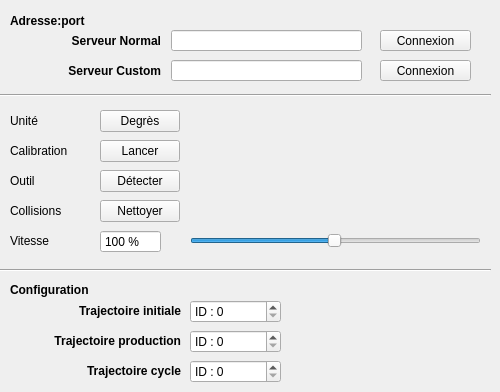
      <widget class="QWidget" name="options">
       <attribute name="title">
        <string>Options</string>
       </attribute>
       <widget class="QPushButton" name="niryo_connexion_s2">
        <property name="geometry">
         <rect>
          <x>380</x>
          <y>60</y>
          <width>91</width>
          <height>21</height>
         </rect>
        </property>
        <property name="text">
         <string>Connexion</string>
        </property>
       </widget>
       <widget class="QLineEdit" name="niryo_host_s2">
        <property name="geometry">
         <rect>
          <x>171</x>
          <y>60</y>
          <width>191</width>
          <height>21</height>
         </rect>
        </property>
        <property name="inputMask">
         <string/>
        </property>
        <property name="text">
         <string/>
        </property>
       </widget>
       <widget class="QPushButton" name="niryo_connexion_s1">
        <property name="geometry">
         <rect>
          <x>380</x>
          <y>30</y>
          <width>91</width>
          <height>21</height>
         </rect>
        </property>
        <property name="text">
         <string>Connexion</string>
        </property>
       </widget>
       <widget class="QLineEdit" name="niryo_host_s1">
        <property name="geometry">
         <rect>
          <x>171</x>
          <y>30</y>
          <width>191</width>
          <height>21</height>
         </rect>
        </property>
        <property name="inputMask">
         <string/>
        </property>
        <property name="text">
         <string/>
        </property>
       </widget>
       <widget class="QLabel" name="label_23">
        <property name="geometry">
         <rect>
          <x>40</x>
          <y>60</y>
          <width>121</width>
          <height>21</height>
         </rect>
        </property>
        <property name="font">
         <font>
          <bold>true</bold>
         </font>
        </property>
        <property name="text">
         <string>Serveur Custom</string>
        </property>
        <property name="alignment">
         <set>Qt::AlignRight|Qt::AlignTrailing|Qt::AlignVCenter</set>
        </property>
       </widget>
       <widget class="QLabel" name="label_21">
        <property name="geometry">
         <rect>
          <x>10</x>
          <y>10</y>
          <width>101</width>
          <height>21</height>
         </rect>
        </property>
        <property name="font">
         <font>
          <bold>true</bold>
         </font>
        </property>
        <property name="text">
         <string>Adresse:port</string>
        </property>
        <property name="wordWrap">
         <bool>false</bool>
        </property>
       </widget>
       <widget class="QLabel" name="label_22">
        <property name="geometry">
         <rect>
          <x>40</x>
          <y>30</y>
          <width>121</width>
          <height>21</height>
         </rect>
        </property>
        <property name="font">
         <font>
          <bold>true</bold>
         </font>
        </property>
        <property name="text">
         <string>Serveur Normal</string>
        </property>
        <property name="alignment">
         <set>Qt::AlignRight|Qt::AlignTrailing|Qt::AlignVCenter</set>
        </property>
       </widget>
       <widget class="QLabel" name="label_28">
        <property name="geometry">
         <rect>
          <x>10</x>
          <y>110</y>
          <width>91</width>
          <height>21</height>
         </rect>
        </property>
        <property name="text">
         <string>Unité</string>
        </property>
       </widget>
       <widget class="QPushButton" name="niryo_unite">
        <property name="geometry">
         <rect>
          <x>100</x>
          <y>110</y>
          <width>80</width>
          <height>22</height>
         </rect>
        </property>
        <property name="text">
         <string>Degrès</string>
        </property>
       </widget>
       <widget class="QLabel" name="label_32">
        <property name="geometry">
         <rect>
          <x>10</x>
          <y>140</y>
          <width>91</width>
          <height>21</height>
         </rect>
        </property>
        <property name="text">
         <string>Calibration</string>
        </property>
       </widget>
       <widget class="QPushButton" name="niryo_lancer_calibration">
        <property name="geometry">
         <rect>
          <x>100</x>
          <y>140</y>
          <width>80</width>
          <height>22</height>
         </rect>
        </property>
        <property name="text">
         <string>Lancer</string>
        </property>
       </widget>
       <widget class="QLabel" name="label_45">
        <property name="geometry">
         <rect>
          <x>10</x>
          <y>170</y>
          <width>91</width>
          <height>21</height>
         </rect>
        </property>
        <property name="text">
         <string>Outil</string>
        </property>
       </widget>
       <widget class="QPushButton" name="niryo_detecter_outil">
        <property name="geometry">
         <rect>
          <x>100</x>
          <y>170</y>
          <width>80</width>
          <height>22</height>
         </rect>
        </property>
        <property name="text">
         <string>Détecter</string>
        </property>
       </widget>
       <widget class="QLabel" name="label_46">
        <property name="geometry">
         <rect>
          <x>10</x>
          <y>200</y>
          <width>91</width>
          <height>21</height>
         </rect>
        </property>
        <property name="text">
         <string>Collisions</string>
        </property>
       </widget>
       <widget class="QPushButton" name="niryo_nettoyer_colisions">
        <property name="geometry">
         <rect>
          <x>100</x>
          <y>200</y>
          <width>80</width>
          <height>22</height>
         </rect>
        </property>
        <property name="text">
         <string>Nettoyer</string>
        </property>
       </widget>
       <widget class="QLabel" name="label_48">
        <property name="geometry">
         <rect>
          <x>10</x>
          <y>230</y>
          <width>91</width>
          <height>21</height>
         </rect>
        </property>
        <property name="text">
         <string>Vitesse</string>
        </property>
       </widget>
       <widget class="QSlider" name="niryo_vitesse">
        <property name="geometry">
         <rect>
          <x>190</x>
          <y>230</y>
          <width>291</width>
          <height>21</height>
         </rect>
        </property>
        <property name="minimum">
         <number>1</number>
        </property>
        <property name="maximum">
         <number>200</number>
        </property>
        <property name="pageStep">
         <number>10</number>
        </property>
        <property name="value">
         <number>100</number>
        </property>
        <property name="sliderPosition">
         <number>100</number>
        </property>
        <property name="orientation">
         <enum>Qt::Horizontal</enum>
        </property>
       </widget>
       <widget class="QSpinBox" name="niryo_vitesse_spin">
        <property name="geometry">
         <rect>
          <x>100</x>
          <y>230</y>
          <width>61</width>
          <height>23</height>
         </rect>
        </property>
        <property name="focusPolicy">
         <enum>Qt::NoFocus</enum>
        </property>
        <property name="readOnly">
         <bool>true</bool>
        </property>
        <property name="buttonSymbols">
         <enum>QAbstractSpinBox::NoButtons</enum>
        </property>
        <property name="suffix">
         <string> %</string>
        </property>
        <property name="minimum">
         <number>1</number>
        </property>
        <property name="maximum">
         <number>200</number>
        </property>
        <property name="value">
         <number>100</number>
        </property>
       </widget>
       <widget class="Line" name="line_11">
        <property name="geometry">
         <rect>
          <x>0</x>
          <y>85</y>
          <width>491</width>
          <height>20</height>
         </rect>
        </property>
        <property name="orientation">
         <enum>Qt::Horizontal</enum>
        </property>
       </widget>
       <widget class="Line" name="line_18">
        <property name="geometry">
         <rect>
          <x>0</x>
          <y>260</y>
          <width>491</width>
          <height>20</height>
         </rect>
        </property>
        <property name="orientation">
         <enum>Qt::Horizontal</enum>
        </property>
       </widget>
       <widget class="QLabel" name="label_71">
        <property name="geometry">
         <rect>
          <x>0</x>
          <y>300</y>
          <width>181</width>
          <height>21</height>
         </rect>
        </property>
        <property name="font">
         <font>
          <bold>true</bold>
         </font>
        </property>
        <property name="text">
         <string>Trajectoire initiale</string>
        </property>
        <property name="alignment">
         <set>Qt::AlignRight|Qt::AlignTrailing|Qt::AlignVCenter</set>
        </property>
       </widget>
       <widget class="QLabel" name="label_70">
        <property name="geometry">
         <rect>
          <x>10</x>
          <y>280</y>
          <width>101</width>
          <height>20</height>
         </rect>
        </property>
        <property name="font">
         <font>
          <bold>true</bold>
         </font>
        </property>
        <property name="text">
         <string>Configuration</string>
        </property>
       </widget>
       <widget class="QLabel" name="label_72">
        <property name="geometry">
         <rect>
          <x>0</x>
          <y>330</y>
          <width>181</width>
          <height>21</height>
         </rect>
        </property>
        <property name="font">
         <font>
          <bold>true</bold>
         </font>
        </property>
        <property name="text">
         <string>Trajectoire production</string>
        </property>
        <property name="alignment">
         <set>Qt::AlignRight|Qt::AlignTrailing|Qt::AlignVCenter</set>
        </property>
       </widget>
       <widget class="QLabel" name="label_73">
        <property name="geometry">
         <rect>
          <x>0</x>
          <y>360</y>
          <width>181</width>
          <height>21</height>
         </rect>
        </property>
        <property name="font">
         <font>
          <bold>true</bold>
         </font>
        </property>
        <property name="text">
         <string>Trajectoire cycle</string>
        </property>
        <property name="alignment">
         <set>Qt::AlignRight|Qt::AlignTrailing|Qt::AlignVCenter</set>
        </property>
       </widget>
       <widget class="QSpinBox" name="niryo_trajectoire_initiale">
        <property name="geometry">
         <rect>
          <x>190</x>
          <y>300</y>
          <width>91</width>
          <height>23</height>
         </rect>
        </property>
        <property name="accelerated">
         <bool>true</bool>
        </property>
        <property name="prefix">
         <string>ID : </string>
        </property>
        <property name="maximum">
         <number>65535</number>
        </property>
        <property name="stepType">
         <enum>QAbstractSpinBox::DefaultStepType</enum>
        </property>
       </widget>
       <widget class="QSpinBox" name="niryo_trajectoire_production">
        <property name="geometry">
         <rect>
          <x>190</x>
          <y>330</y>
          <width>91</width>
          <height>23</height>
         </rect>
        </property>
        <property name="accelerated">
         <bool>true</bool>
        </property>
        <property name="prefix">
         <string>ID : </string>
        </property>
        <property name="maximum">
         <number>65535</number>
        </property>
        <property name="stepType">
         <enum>QAbstractSpinBox::DefaultStepType</enum>
        </property>
       </widget>
       <widget class="QSpinBox" name="niryo_trajectoire_cycle">
        <property name="geometry">
         <rect>
          <x>190</x>
          <y>360</y>
          <width>91</width>
          <height>23</height>
         </rect>
        </property>
        <property name="accelerated">
         <bool>true</bool>
        </property>
        <property name="prefix">
         <string>ID : </string>
        </property>
        <property name="maximum">
         <number>65535</number>
        </property>
        <property name="stepType">
         <enum>QAbstractSpinBox::DefaultStepType</enum>
        </property>
       </widget>
      </widget>
